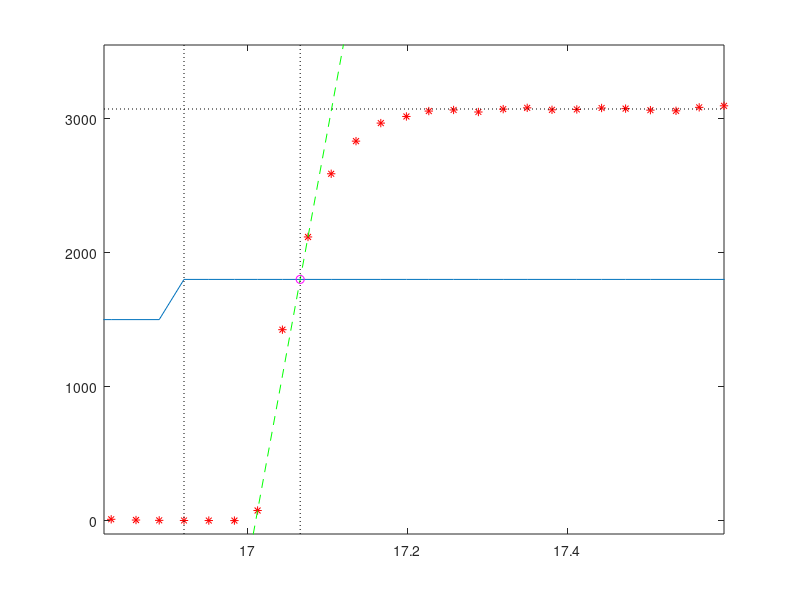

Recreate this plot in MATLAB. (Note: this script raises an error after producing the figure.)
%% Matlab Code zur Systemidentifikation
% Bitte Strg-Enter Section f�r Section durch. An manchen Stellen musst du
% selber Werte eingeben. Lies also bitte die Kommentare.

clear; clc; close all;
data = csvread('Systemidentifikation1.txt',1,0);
Time = data(:,2)/1000;
Speed = data(:,3);
Set = data(:,4);
%% Untersuchen der Sprungantwort
hold off;
plot(Time(:),Speed(:),'r*');
hold on;
plot(Time(:),Set(:));
hold off;


%% Folgende Werte bitte manuell erheben
i_jump_soll = 328; %660; % Der Eintrag, der mit dem Sprung der Soll gr��e �bereinstimmt.
i_jump_ist = 331; %663; % Letzter Punkt bei dem die Regelgr��e noch null ist.
i_stable_start = 340; %685; % Der Bereich in dem Geschwindigkeit stabil ist nach dem einpendeln.
i_stable_end = 350; %695;

% Errechnent einiger tempor�rer Werte
jump = Set(i_jump_soll+1)-Set(i_jump_soll-1);
tjump = Time(i_jump_soll);  % Zeitpunkt des Sprungs
avg = mean(Speed(i_stable_start:i_stable_end)); % Der Bereich in dem Geschwindigkeit stabil ist nach dem einpendeln.
P1 = [Time(i_jump_ist),Speed(i_jump_ist)];    % Letzter Punkt bei dem die Regelgr��e noch null ist.
P2 = [Time(i_jump_ist+2),Speed(i_jump_ist+2)];    % 1-2 Punkte Sp�ter
dt = 0;
for i=1:length(Time)-1
    dt(i)=Time(i+1)-Time(i);
end
dt = mean(dt);

% Anlegen der Tangente
m=(P2(2)-P1(2))/(P2(1)-P1(1));
y0=-P1(1)*m+P1(2);

% Kreuzungspunkt finden
%fit linear polynomial
p1 = [0 Set(i_jump_soll)];
p2 = [m y0];
%calculate intersection
x_intersect = fzero(@(x) polyval(p1-p2,x),3);
y_intersect = polyval(p1,x_intersect);
tcross = x_intersect;

% Plotten
hold off;
plot(Time(:),Speed(:),'r*');
hold on;
plot(Time(:),Set(:));
plot(Time,m*Time+y0,'g--');
line([tjump tjump],[-100 Speed(i_stable_start)+500],'Color','k','LineStyle',':');
line([tcross tcross],[-100 Speed(i_stable_start)+500],'Color','k','LineStyle',':');
line([Time(i_jump_soll)-0.1 Time(i_stable_end)],[avg avg],'Color','k','LineStyle',':');
plot(x_intersect,y_intersect,'mo')
xlim([Time(i_jump_soll)-0.1 Time(i_stable_end)]);
ylim([0-100 Speed(i_stable_start)+500]);

% Aufstellen der �bertragungsfunktion
Ttot = P1(1)-tjump
T = tcross-Time(i_jump_ist) %tjump
ks = avg/jump;
s=tf('s');
S = tf([ks], [T 1], 'inputdelay', Ttot); % S = exp(-Ttot*s)*ks/(T*s+1);
%S = c2d(S,dt);

%% Identifizieren der �bertragungsfunktion
% Bitte T anpassen bis optimal, danach PID-Parameter anpassen bis optimal.
%T = 0.05
kp = 0.01;
ki = 0.4/(2*T*ks);
kd = 0;

% Aufstellen des PID Reglers
R = pid(kp,ki,kd);
% R = c2d(R,dt);
% Geschlossener Regelkreis
G0 = R*S;   % Reihenschaltung von g1,S (z.B. Regler und Strecke) 
G = feedback(G0,1);    % R�ckkopplung(Gegenkopplung) mit 
                        % f0 im Vorw�rtszweig, 1 im R�ckw�rtszweig
                        % ->F�hrungs�bertragungsfuktion 

% Plot
hold off;
Time2 = (Time(i_jump_soll:i_stable_end)-Time(i_jump_soll));
plot(Time2,Speed(i_jump_soll:i_stable_end)/jump,'r*');
hold on;
S = tf([ks], [T 1], 'inputdelay', Ttot); % S = ks/(T*s+1);
% S = c2d(S,dt);
step(S);
xlim([0 Time(i_stable_end)-Time(i_jump_ist)]);
ylim([0 ks+1]);
step(ks*G,'g');
hold off;

%%